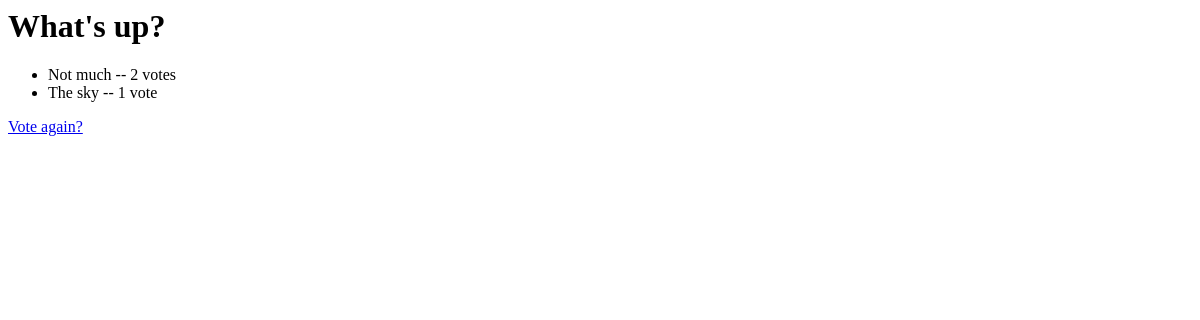
/polls/1/results/, run on an earlier commit of the app's database.
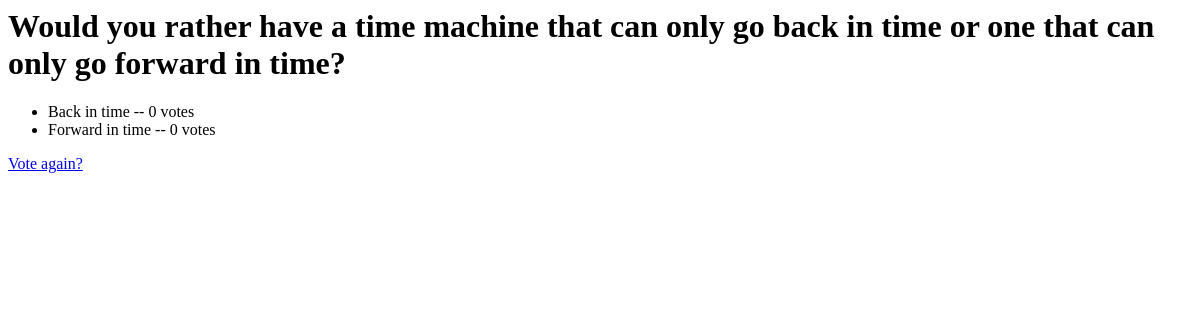
And on a later commit of the database.
### polls/models.py (models this page shows, shortened)
class Question(models.Model):
    question_text = models.CharField(max_length=200)
    pub_date = models.DateTimeField("date published")

class Choice(models.Model):
    question = models.ForeignKey(Question, on_delete=models.CASCADE)
    choice_text = models.CharField(max_length=200)
    votes = models.IntegerField(default=0)

### polls/views.py (the view)
# urls.py: path("<int:pk>/results/", views.ResultsView.as_view(), name="results"),
class ResultsView(generic.DetailView):
    model = Question
    template_name = "polls/results.html"

### polls/templates/polls/results.html
<h1>{{ question.question_text }}</h1>
<ul>
{% for choice in question.choice_set.all %}
    <li>{{ choice.choice_text }} -- {{ choice.votes }} vote{{ choice.votes|pluralize }}</li>
{% endfor %}
</ul>
<a href="{% url 'polls:detail' question.id %}">Vote again?</a>

What changed in the data, as far as the page shows it:
changed Question: question_text "What's up?" → "Would you rather have a time machine that can only go back in time or one that can only go forward in time?"
changed Choice: choice_text "Not much" → "Back in time"; votes "2" → "0"
changed Choice: choice_text "The sky" → "Forward in time"; votes "1" → "0"
